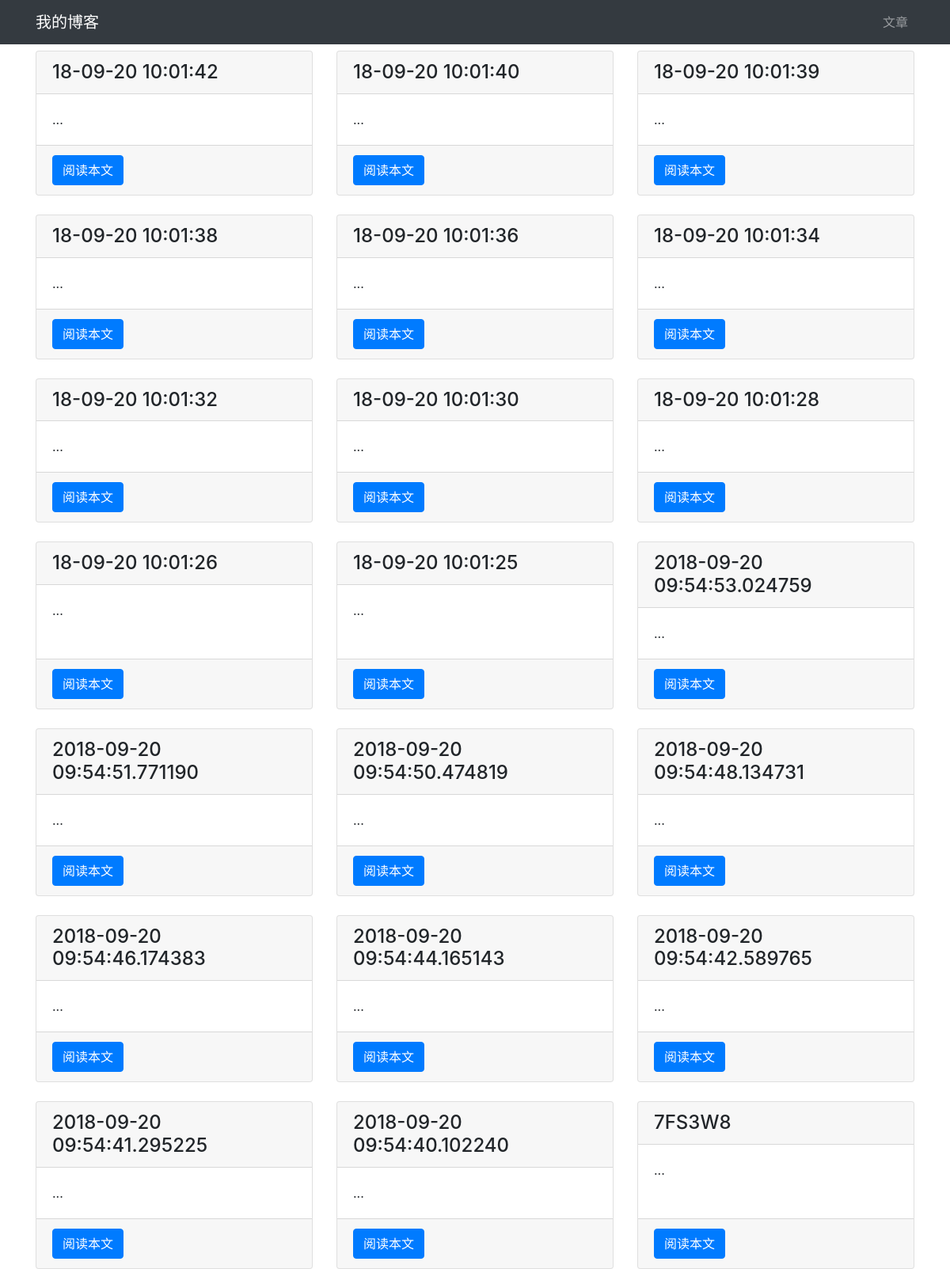
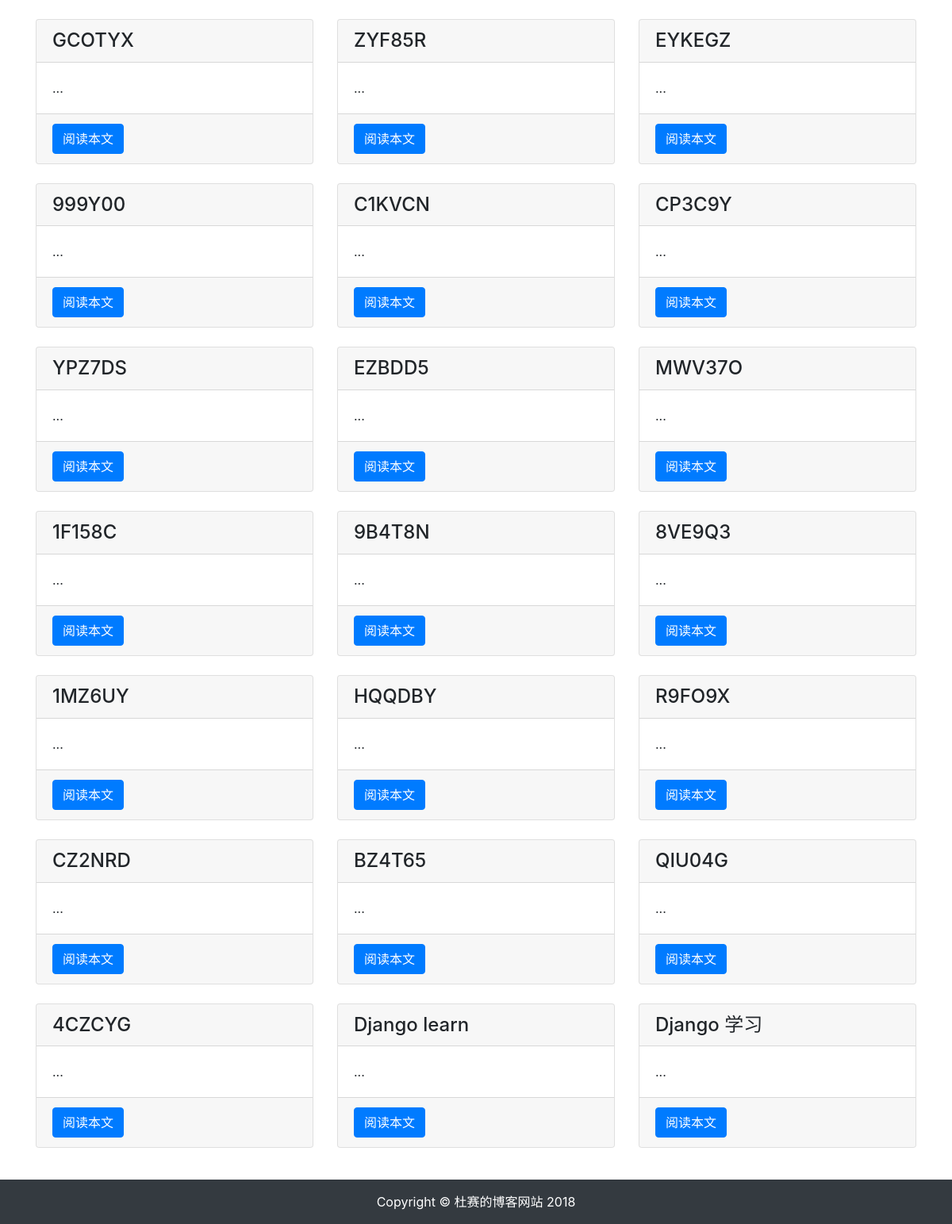
The page / on the database its author committed (2 pictures, top to bottom).
### article/models.py (models this page shows, shortened)
class article(models.Model):
      title = models.CharField(max_length = 100)#博客题目
      category = models.CharField(max_length = 50,blank = True)#博客标签
      date_time = models.DateTimeField(auto_now_add = True)#博客日期
      content = models.TextField(blank = True, null = True)#博客文章正文
      class Meta: #按时间下降排序
           ordering = ['-date_time']

### article/views.py (the view)
# urls.py: 2. Add a URL to urlpatterns:  url(r'^$', views.home, name='home')
def home(request):
    post_list = article.objects.all()
    return render(request,'list.html',{'articles':post_list})

### article/templates/list.html (shortened to what this page needs)
{% extends "base.html" %}
{% load staticfiles %}
{% block content %}
<div class="container">
    <div class="row mt-2">
        {% for article in articles %}
        <div class="col-4 mb-4">
            <div class="card h-100">
                <h4 class="card-header">{{ article.title }}</h4>
                <div class="card-body">
                    <p class="card-text">{{ article.body|slice:'100' }}...</p>
                </div>
                <div class="card-footer">
                    <a href="#" class="btn btn-primary">阅读本文</a>
                </div>
            </div>
        </div>
        {% endfor %}
    </div>
</div>
{% endblock content %}

### article/templates/base.html (shortened to what this page needs)
{% load staticfiles %}
<!DOCTYPE html>
<html lang="zh-cn">
<head>
    <link rel="stylesheet" href="{% static 'bootstrap/css/bootstrap.min.css' %}">
</head>
<body>
    {% include 'header.html' %}
    {% block content %}{% endblock content %}
    {% include 'footer.html' %}
</body>
</html>

### article/templates/header.html
<nav class="navbar navbar-expand-lg navbar-dark bg-dark">
  <div class="container">
    <a class="navbar-brand" href="#">我的博客</a>
    <div>
      <ul class="navbar-nav">
        <li class="nav-item">
          <a class="nav-link" href="#">文章</a>
        </li>
      </ul>
    </div>
  </div>
</nav>

### article/templates/footer.html
{% load staticfiles %}
<div>
    <br><br><br>
</div>
<footer class="py-3 bg-dark fixed-bottom">
    <div class="container">
        <p class="m-0 text-center text-white">Copyright &copy; 杜赛的博客网站 2018</p>
    </div>
</footer>

### rows shown on the page
article: title "18-09-20 10:01:42"
article: title "18-09-20 10:01:40"
article: title "18-09-20 10:01:39"
article: title "18-09-20 10:01:38"
article: title "18-09-20 10:01:36"
article: title "18-09-20 10:01:34"
article: title "18-09-20 10:01:32"
article: title "18-09-20 10:01:30"
article: title "18-09-20 10:01:28"
article: title "18-09-20 10:01:26"
article: title "18-09-20 10:01:25"
article: title "2018-09-20 09:54:53.024759"
article: title "2018-09-20 09:54:51.771190"
article: title "2018-09-20 09:54:50.474819"
article: title "2018-09-20 09:54:48.134731"
article: title "2018-09-20 09:54:46.174383"
article: title "2018-09-20 09:54:44.165143"
article: title "2018-09-20 09:54:42.589765"
article: title "2018-09-20 09:54:41.295225"
article: title "2018-09-20 09:54:40.102240"
article: title "7FS3W8"
article: title "GCOTYX"
article: title "ZYF85R"
article: title "EYKEGZ"
article: title "999Y00"
article: title "C1KVCN"
article: title "CP3C9Y"
article: title "YPZ7DS"
article: title "EZBDD5"
article: title "MWV37O"
article: title "1F158C"
article: title "9B4T8N"
article: title "8VE9Q3"
article: title "1MZ6UY"
article: title "HQQDBY"
article: title "R9FO9X"
article: title "CZ2NRD"
article: title "BZ4T65"
article: title "QIU04G"
article: title "4CZCYG"
article: title "Django learn"
article: title "Django 学习"
